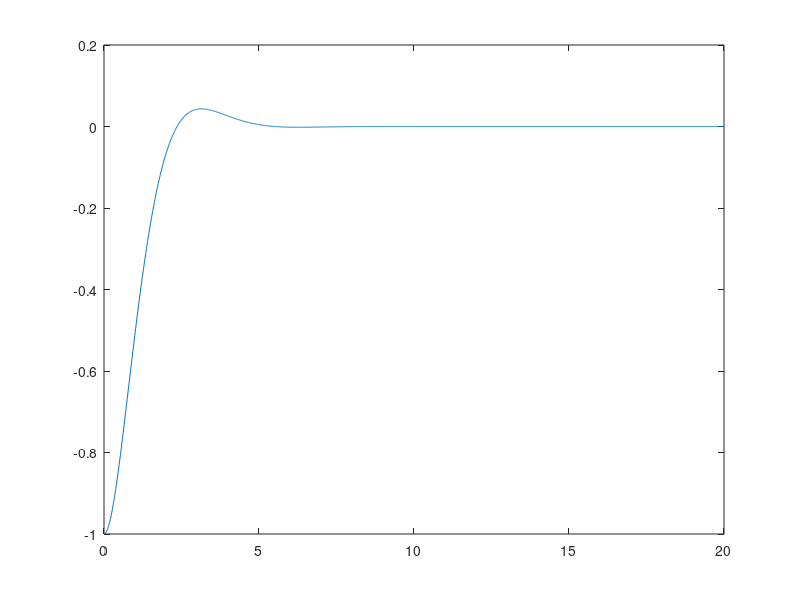

Here is the MATLAB script that generated this plot: (Note: this script raises an error after producing the figure.)
% dimensionless space
dxstar = 0.01;
xstar = 0:dxstar:20;

% assume uniform rigidity
Dstar = ones(size(xstar))';

% (rho_m - rho_s) / rho_c
rhostar = 1;

% analytical solution from Turcotte and Schubert
wstarBench = exp(-xstar).*(cos(xstar)+sin(xstar));
wstarBench = wstarBench';
plot(xstar,-wstarBench);
hold on

wstar = solveW(dxstar,Dstar,rhostar);
fpwstar = flipud(wstar) - 1;

e = wstarBench-fpwstar;
et = e';
l2mat = et*e;

plot(xstar,fpwstar);